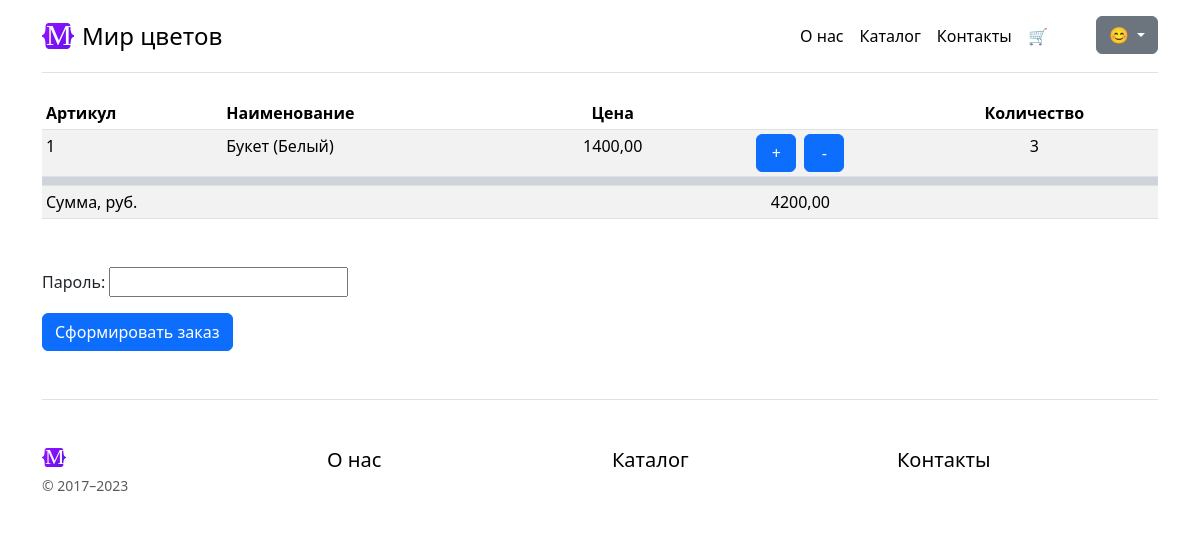
The page /carts/ (signed in) on the database as committed earlier.
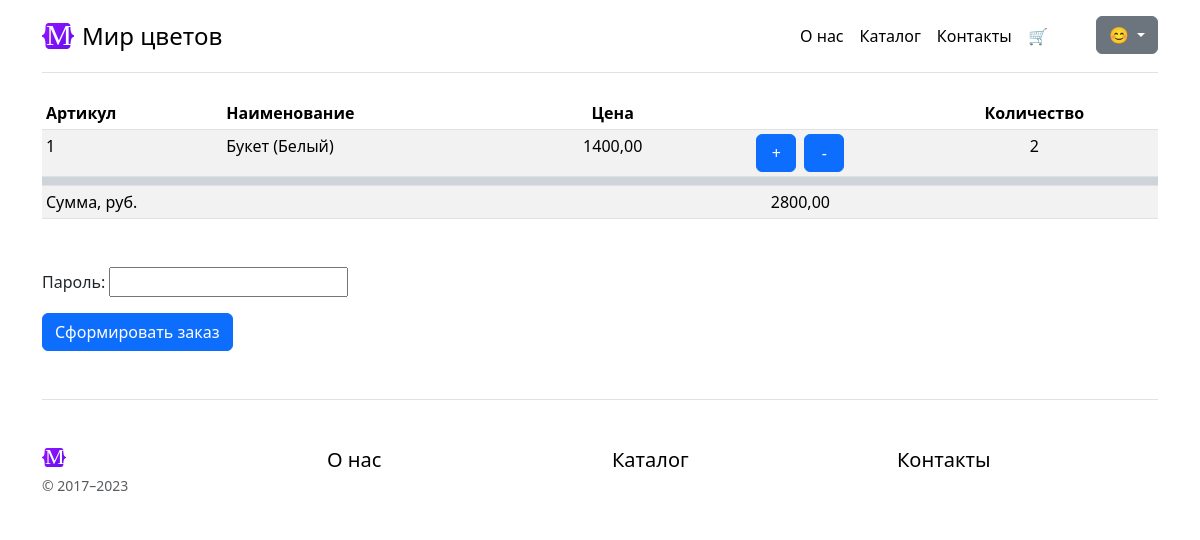
The same page on the database as committed later.
### carts/models.py (models this page shows, shortened)
class Cart(UserMixin,
           models.Model):
    goods = models.ForeignKey("goods.goods",
                              on_delete=models.CASCADE,
                              verbose_name="Товар")
    quantity = models.PositiveIntegerField(blank=False,
                                   null=False,
                                   default=0,
                                   verbose_name="Количество")
    order = models.ForeignKey("orders.Order",
                              on_delete=models.CASCADE,
                              null=True,
                              blank=True, )
    class Meta:
        verbose_name = "Товар в корзине"
        verbose_name_plural = "Товары в корзинах"

### goods/models.py (models this page shows, shortened)
class Goods(NameMixin, models.Model):
    objects = models.Manager() # По умолчанию. Нужен для админки.
    in_stock = GoodsManager()
    added = models.DateTimeField(auto_now_add=True,
                                 verbose_name="Дата добавления")
    photo = models.ImageField(verbose_name="Фото", blank=False)
    price = models.DecimalField(max_digits=10,
                                decimal_places=2,
                                verbose_name="Цена",
                                validators=[MinValueValidator(Decimal('0.01'))])
    origin = models.ForeignKey(
        "Country",
        on_delete=models.CASCADE,
        verbose_name="Страна-производитель",
    )
    color = models.ForeignKey(
        "Color",
        on_delete=models.CASCADE,
        verbose_name="Цвет",
    )
    category = models.ForeignKey(
        "Category",
        on_delete=models.CASCADE,
        verbose_name="Категория / Вид товара",
    )
    stock = models.PositiveIntegerField(default=0, null=False, blank=False, verbose_name="Остаток товара")
    class Meta:
        verbose_name = "Товар"
        verbose_name_plural = "Товары"

class Color(NameMixin, models.Model):
    class Meta:
        verbose_name = "Цвет"
        verbose_name_plural = "Цвета"

### carts/views.py (the view)
# urls.py: path("carts/", CartDetailView.as_view(), name="cart-detail"),
class CartDetailView(LoginRequiredMixin,
                     TemplateView):
    template_name = "carts/cart.html"
    def get_context_data(self, **kwargs):
        context = super().get_context_data(**kwargs)
        object_list = get_cart_contents(self.request.user)
        context["object_list"] = object_list
        context["order_form"] = OrderForm()
        context["total"] = get_total(object_list)
        return context

### carts/forms.py
class OrderForm(forms.Form):
    password = forms.CharField(
        label="Пароль",
        strip=False,
        widget=forms.PasswordInput(attrs={"autocomplete": "current-password"}),
    )

### carts/service.py (called while the page is built)
def get_cart_contents(user):
    object_list = Cart.objects.filter(user=user).filter(order=None)
    return object_list

### carts/views.py (called while the page is built)
def get_total(a_queryset):
    sum = 0
    [sum := sum + elem.goods.price * elem.quantity for elem in a_queryset]
    return sum

### general/models.py (called while the page is built)
    def __str__(self):
        return self.name

### carts/templates/carts/cart.html (shortened to what this page needs)
{% extends 'general/parts/base.html' %}
{% load static %}
{% block content %}
{% if object_list %}
<div class="table-responsive">
    <table class="table table-striped table-sm">
        <thead>
        <tr>
            <th scope="col">Артикул</th>
            <th scope="col">Наименование</th>
            <th class="text-center" scope="col">Цена</th>
            <th scope="col"></th>
            <th scope="col"></th>
            <th class="text-center" scope="col">Количество</th>
        </tr>
        </thead>
        <tbody>
        {% for object in object_list %}
        <tr>
            <td>{{ object.goods.id }}</td>
            <td>{{ object.goods.name }} {% if object.goods.color %} ({{ object.goods.color }}) {% endif %}</td>
            <td class="text-center">{{ object.goods.price }}</td>
            <td class="text-end">
            {% include 'carts/parts/add_to_cart_form.html' with user_id=user goods_id=object.goods.id referer=request.get_full_path button_text="+" %}
            </td>
            <td class="text-start">
            {% include 'carts/parts/add_to_cart_form.html' with user_id=user goods_id=object.goods.id referer=request.get_full_path addend=-1 button_text="-" %}
            </td>
            <td class="text-center">{{ object.quantity }}</td>
        </tr>
        {% endfor %}
        {% include 'carts/parts/total.html' %}
        </tbody>
    </table>
</div>
{% else %}
<div class="px-4 py-5 my-5 text-center">
    <h1 class="display-5 fw-bold text-body-emphasis">В корзине пока пусто</h1>
</div>
{% endif %}
{% include 'carts/parts/order.html' with object_list=object_list %}
{% endblock %}

### general/templates/general/parts/base.html (shortened to what this page needs)
{% load static %}
{% include 'general/parts/header.html' %}
{% block content %}
{% endblock %}
{% include 'general/parts/footer.html' %}
{% include 'general/parts/close_body.html' %}

### general/templates/general/parts/header.html (shortened to what this page needs)
{% load static %}
<!doctype html>
<html lang="en" data-bs-theme="auto">
<head>
    <link rel="stylesheet" href="https://cdn.jsdelivr.net/npm/@docsearch/css@3">
    <link href="{% static 'general/css/bootstrap.min.css' %}" rel="stylesheet">
    <link href="{% static 'general/css/style.css' %}" rel="stylesheet">
    <link href="{% static 'general/css/sign-in.css' %}" rel="stylesheet">
</head>
<body>
<div class="container py-3">
    <header>
        <div class="d-flex flex-column flex-md-row align-items-center pb-3 mb-4 border-bottom">
            <a href="/" class="d-flex align-items-center link-body-emphasis text-decoration-none">
                <img id="home-logo" class="home-logo me-2" src="{% static 'companies/img/logo.svg' %}" alt="лого">
                <span class="fs-4">Мир цветов</span>
            </a>
            <nav class="d-inline-flex mt-2 mt-md-0 ms-md-auto">
                <a class="me-3 py-2 link-body-emphasis text-decoration-none" href="{% url 'about' %}">О нас</a>
                <a class="me-3 py-2 link-body-emphasis text-decoration-none" href="{% url 'goods-list' %}">Каталог</a>
                <a class="me-3 py-2 link-body-emphasis text-decoration-none" href="{% url 'contacts' %}">Контакты</a>
                {% if user.is_authenticated %}<a class="me-5 py-2 link-body-emphasis text-decoration-none"
                                                 href="{% url 'cart-detail' %}">&#128722;</a>{% endif %}
                <div class="dropdown">
                    <button class="btn btn-secondary dropdown-toggle" type="button" data-bs-toggle="dropdown"
                            aria-expanded="false" style="{width: 3em}">
                        {% if user.is_authenticated %}&#128522;{% else %}&#128542;{% endif %}
                    </button>
                </div>
            </nav>
        </div>
    </header>

### carts/templates/carts/parts/add_to_cart_form.html (shortened to what this page needs)
<form id="to-cart-form" class="to-cart-form" method="post" action="{% url 'add-to-cart' %}">
    <button id="to-cart-button" style="min-width: 2.5em;" class="btn btn-primary">{{ button_text|default:"В корзину" }}</button>
</form>

### carts/templates/carts/parts/total.html (shortened to what this page needs)
<tr>
    <td style="background-color: var(--bs-dark-bg-subtle);" colspan="12"> </td>
</tr>
<tr>
    <td colspan="3" >Сумма, руб.</td>
    <td colspan="2" class="text-center">{{ total }}</td>
    <td></td>
</tr>

### carts/templates/carts/parts/order.html (shortened to what this page needs)
{% if object_list %}
<form id="create-order" class="row g-3 mt-3" method="post" action="{% url 'create-order' %}">
    <div class="col-md-4">
        {{ order_form }}
        <button class="btn btn-primary mt-3" type="submit">Сформировать заказ</button>
    </div>
</form>
{% endif %}

### general/templates/general/parts/footer.html (shortened to what this page needs)
{% load static %}
<footer class="pt-4 my-md-5 pt-md-5 border-top">
    <div class="row">
        <div class="col-12 col-md">
            <img class="mb-2" src="{% static 'companies/img/logo.svg' %}" alt="" width="24" height="19">
            <small class="d-block mb-3 text-body-secondary">&copy; 2017–2023</small>
        </div>
        <div class="col-6 col-md">
            <h5><a class="me-3 py-2 link-body-emphasis text-decoration-none" href="{% url 'about' %}">О нас</a></h5>
        </div>
        <div class="col-6 col-md">
            <h5><a class="me-3 py-2 link-body-emphasis text-decoration-none" href="{% url 'goods-list' %}">Каталог</a></h5>
        </div>
        <div class="col-6 col-md">
            <h5><a class="me-3 py-2 link-body-emphasis text-decoration-none" href="{% url 'contacts' %}">Контакты</a></h5>
        </div>
    </div>
</footer>
</div>

### general/static/general/css/style.css (style rules this page uses)
.home-logo { width: 2em; }

### general/static/general/css/sign-in.css (style rules this page uses)
html, body { height: 100%; }

Rows that differ between the two databases and show on the page:
removed Cart: goods.id "1", goods.name "Букет", goods.color "Белый", goods.price "1400,00", button_text "+ -", quantity "3"
added Cart: goods.id "1", goods.name "Букет", goods.color "Белый", goods.price "1400,00", button_text "+ -", quantity "2"
Other text that changed with them:
{{ total }}: "4200,00" → "2800,00"
